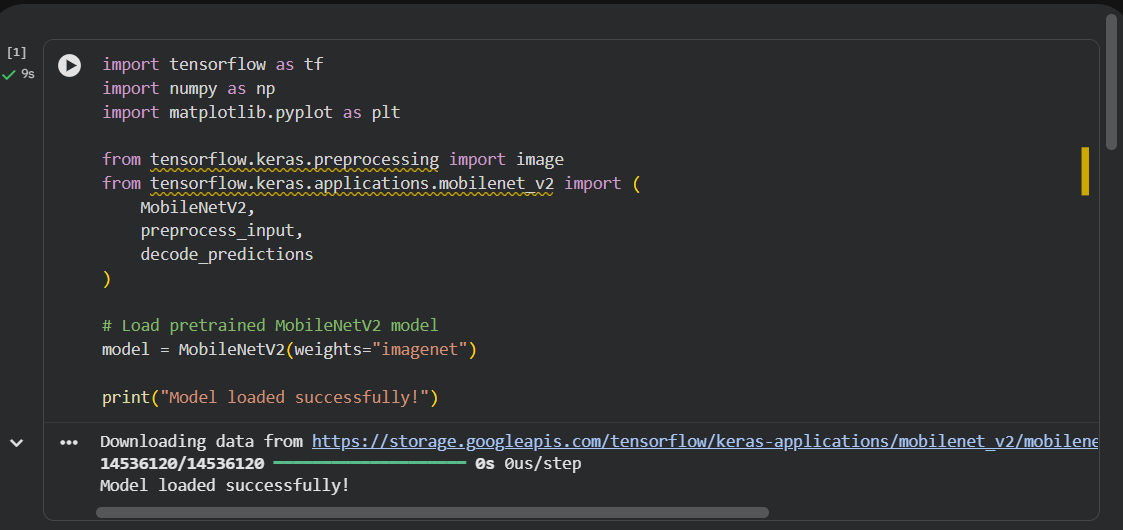
#> input picture Sample/op1.png, 1123 x 530 px, found by its file name
$ jupyter execute Exp22.ipynb
#> lines starting #> are read from the running program, lines starting #| are printed output that depends on the picture; after the words box and inside, x2 and y2 are one past the last pixel; in counts of white or black regions, pixels touching at a corner belong together
<a href="https://colab.research.google.com/github/Swetha0407/Computer-vision/blob/main/Exp22.ipynb" target="_parent"></a>

[cell 1]
from google.colab import files
import cv2
import numpy as np
import matplotlib.pyplot as plt

# Upload an image
uploaded = files.upload()
#> the answer given: op1.png
filename = list(uploaded.keys())[0]

# Read the image
image = cv2.imread(filename)
#> image is the input picture: shape (530, 1123, 3); mean B, G, R 49.5, 47.9, 46

if image is None:
    print("Error: Unable to read the image.")
else:
    # Convert image to grayscale
    gray = cv2.cvtColor(image, cv2.COLOR_BGR2GRAY)

    # Convert to binary image
    _, binary = cv2.threshold(
        gray, 127, 255, cv2.THRESH_BINARY
    )
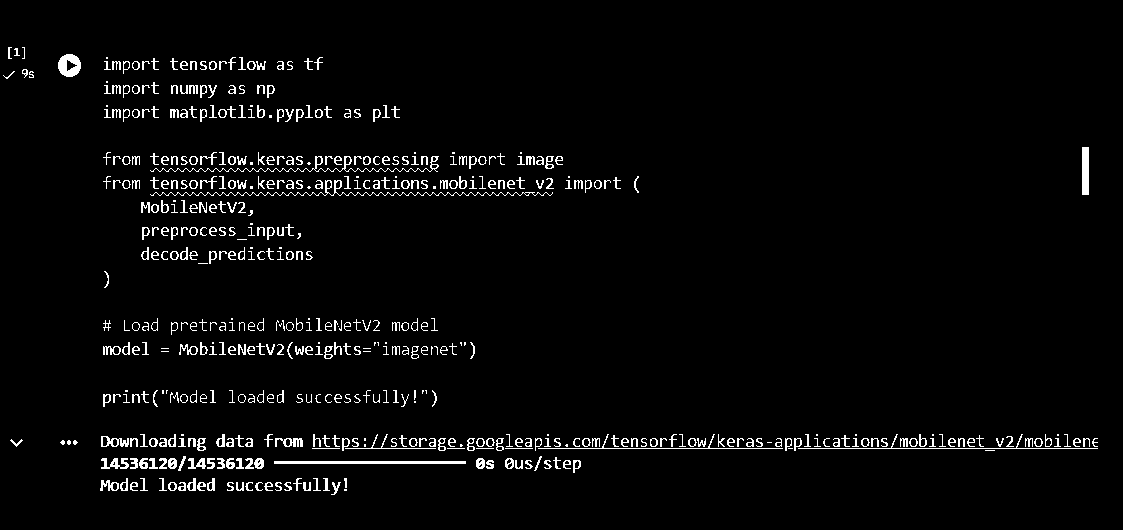
#> binary: shape (530, 1123); 3.2% white in thin lines or dots, all inside (x1, y1, x2, y2) = (3, 47, 1098, 495)

    # Define the kernel
    kernel = cv2.getStructuringElement(
        cv2.MORPH_ELLIPSE, (9, 9)
    )

    # Apply morphological closing
    closing = cv2.morphologyEx(
        binary, cv2.MORPH_CLOSE, kernel
    )
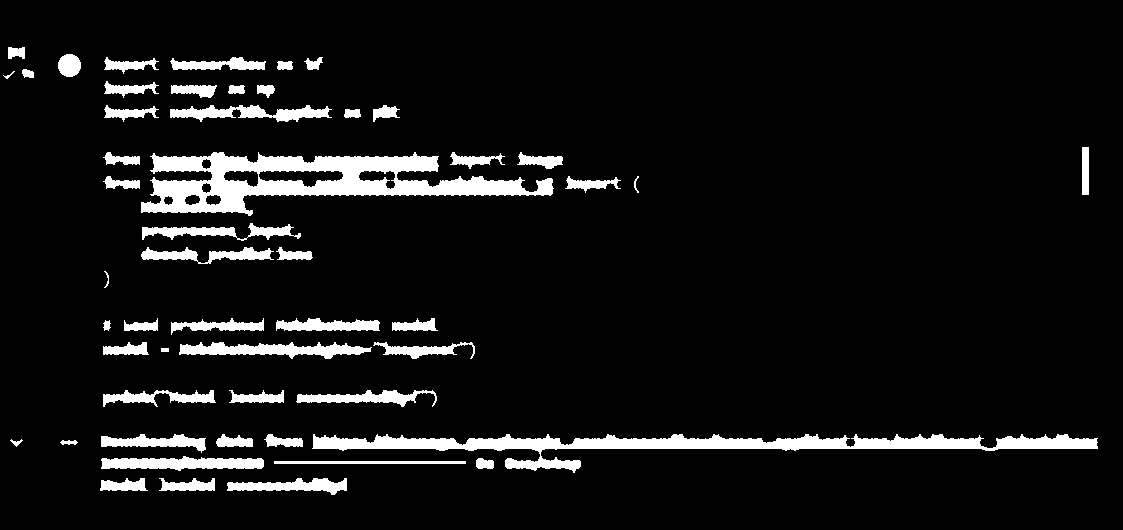
#> closing: shape (530, 1123); 7.6% white; 52 white regions, largest, box (x1, y1, x2, y2) and area: (141, 152, 554, 216) 11526, (312, 434, 1098, 473) 9230, (179, 342, 372, 359) 1829

    # Display the results
    plt.figure(figsize=(15, 5))

    plt.subplot(1, 3, 1)
    plt.imshow(cv2.cvtColor(image, cv2.COLOR_BGR2RGB))
    plt.title("Original Image")
    plt.axis("off")

    plt.subplot(1, 3, 2)
    plt.imshow(binary, cmap="gray")
    plt.title("Before Closing")
    plt.axis("off")

    plt.subplot(1, 3, 3)
    plt.imshow(closing, cmap="gray")
    plt.title("After Closing")
    plt.axis("off")

    plt.tight_layout()
    plt.show()
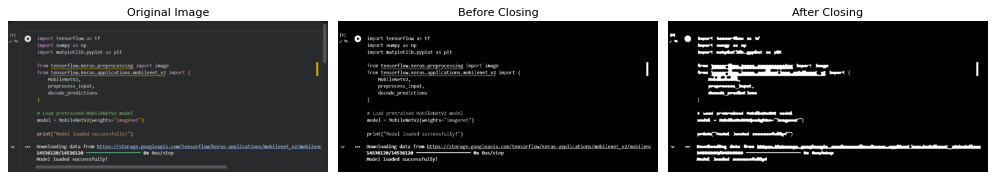
#> figure drawn by matplotlib, 3 panels

$ run again, on Sample/op3.png
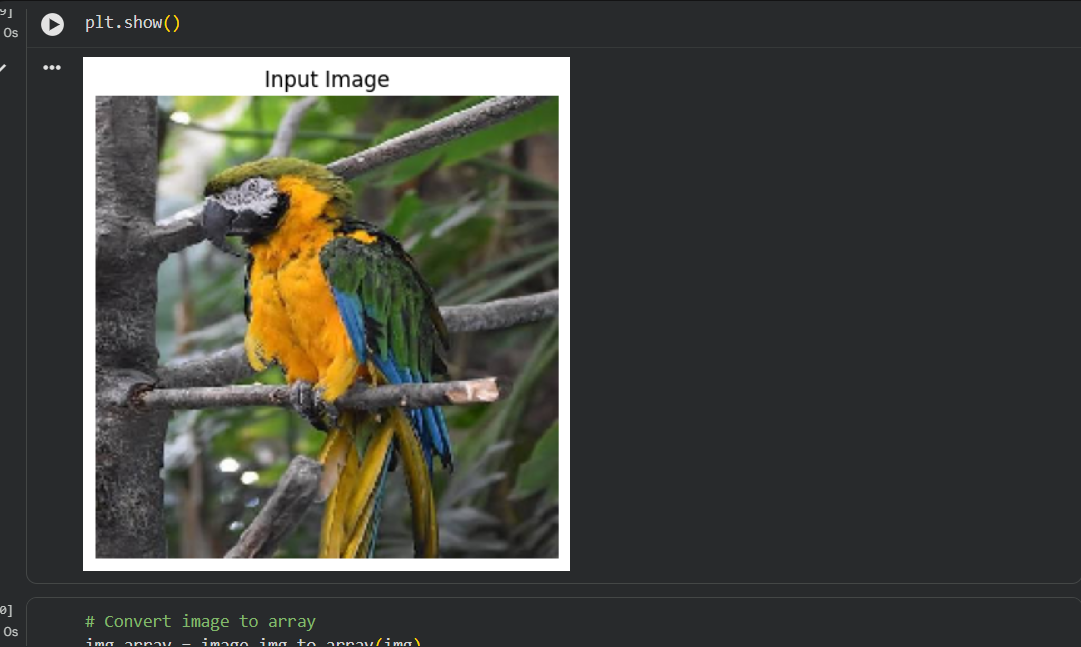
#> input picture Sample/op3.png, 1081 x 647 px, found by its file name
#> image is the input picture: shape (647, 1081, 3); mean B, G, R 62.8, 69, 68.1
#> `_, binary = cv2.threshold( gray, 127, 255, cv2.THRESH_BINARY )`:
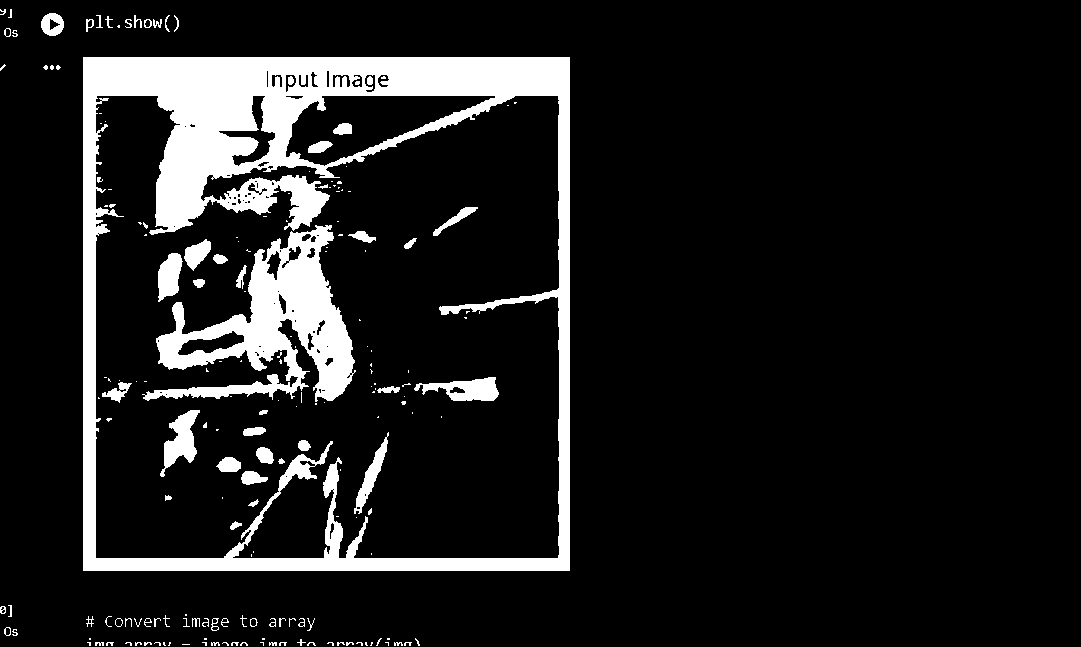
#> binary: shape (647, 1081); 11.5% white; 193 white regions (119 under 20 px), largest, box (x1, y1, x2, y2) and area: (83, 57, 570, 571) 55912, (142, 225, 356, 402) 14855, (160, 410, 200, 477) 1221
#> closing: shape (647, 1081); 12.7% white; 59 white regions (24 under 20 px), largest, box (x1, y1, x2, y2) and area: (83, 57, 570, 571) 78707, (158, 239, 228, 302) 1522, (371, 377, 499, 401) 1463
#> `plt.show()`:
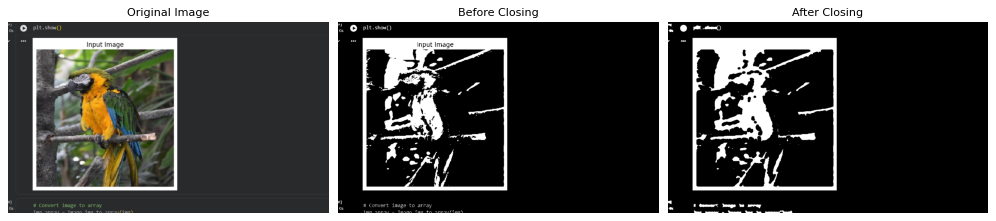
#> figure drawn by matplotlib, 3 panels

$ run again, on Sample/op4.png
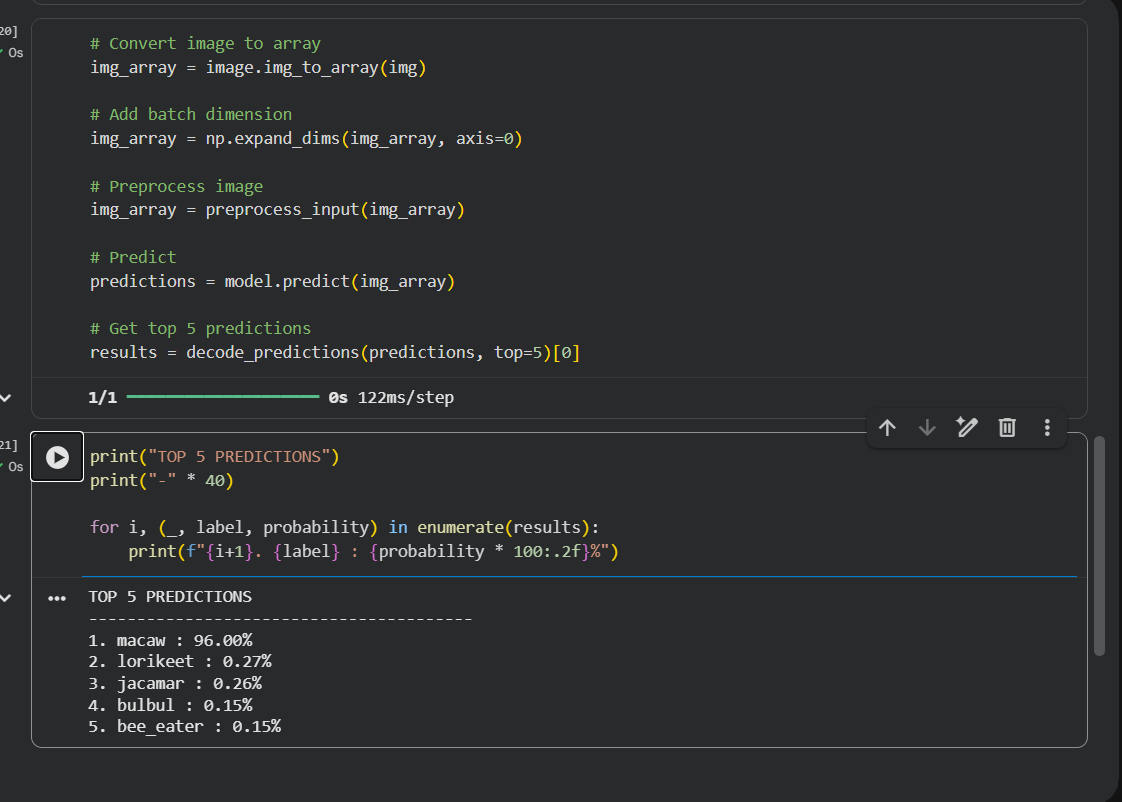
#> input picture Sample/op4.png, 1122 x 802 px, found by its file name
#> image is the input picture: shape (802, 1122, 3); mean B, G, R 47.7, 46.2, 44
#> `_, binary = cv2.threshold( gray, 127, 255, cv2.THRESH_BINARY )`:
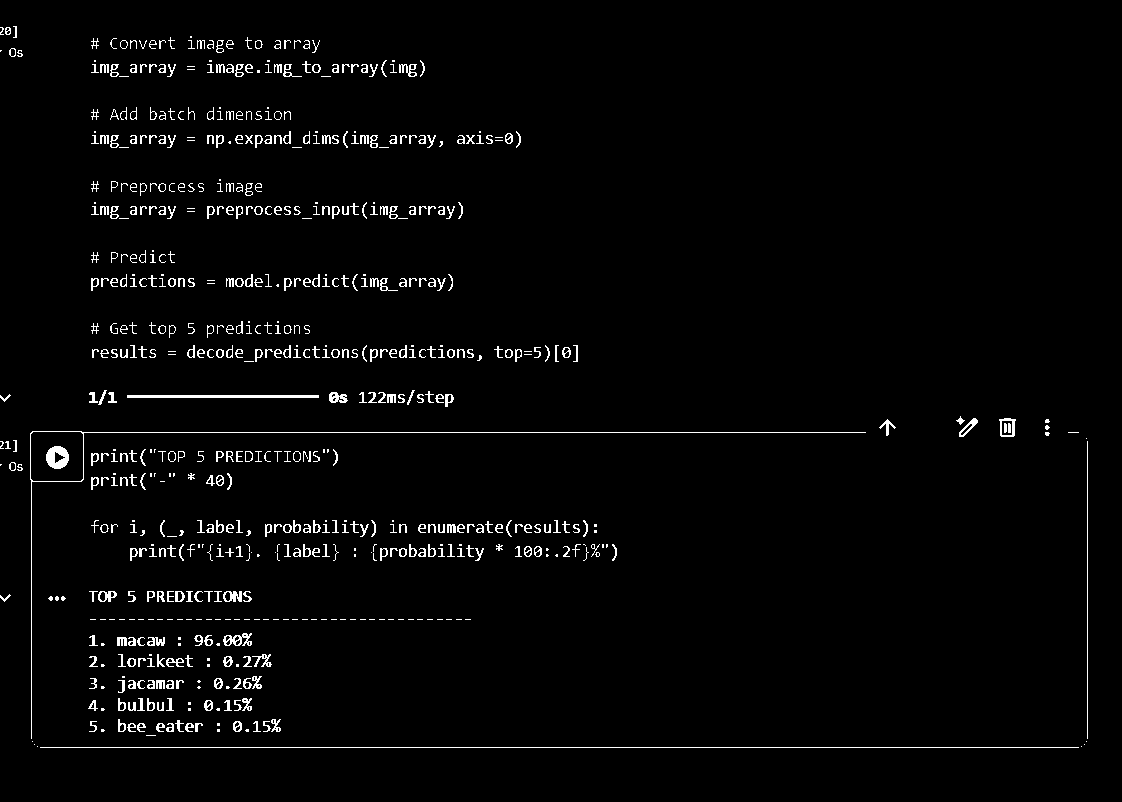
#> binary: shape (802, 1122); 2.5% white in thin lines or dots, all inside (x1, y1, x2, y2) = (0, 26, 1088, 748)
#> closing: shape (802, 1122); 4.9% white; 157 white regions (54 under 20 px), largest, box (x1, y1, x2, y2) and area: (8, 431, 866, 739) 2758, (207, 202, 463, 219) 2056, (207, 131, 443, 148) 1845
#> `plt.show()`:
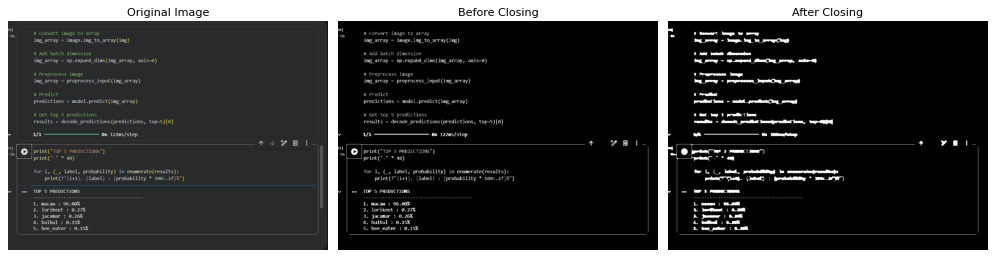
#> figure drawn by matplotlib, 3 panels
